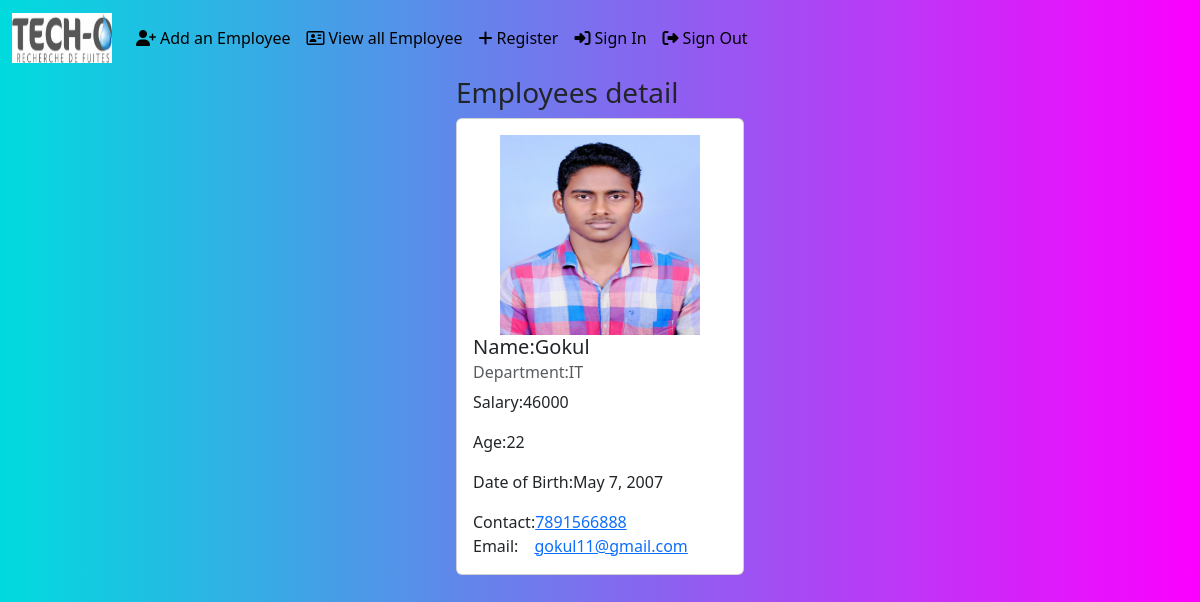
/employees/20/ (signed in), run on the app's committed database.
### crm/models.py (models this page shows, shortened)
class Employees(models.Model):
    name=models.CharField(max_length=100)
    department=models.CharField(max_length=100) #for Charfield, max_length is needed
    salary=models.PositiveIntegerField()
    email=models.EmailField(unique=True)  #unique=True means same email cannot be used for other ids
    age=models.PositiveIntegerField()
    contact=models.CharField(null=True,max_length=10)
    image=models.ImageField(upload_to='images',null=True,blank=True) #null for database,blank=True for form,i.e. form will accept without picture
    date_of_birth=models.DateField(null=True,blank=True)

### crm/views.py (the view)
# urls.py: path('employees/<int:pk>/',EmployeeDetailView.as_view(),name='emp_details'),
@method_decorator(signin_required,name='dispatch')
class EmployeeDetailView(View):
    def get(self,request,*args,**kwargs):
        print(kwargs)
        id=kwargs.get('pk') #kwargs={'pk':1} pk meaning primary key
        qs=Employees.objects.get(id=id)
        return render(request,'emp_details.html',{'data':qs})

### crm/views.py (called while the page is built)
def signin_required(fn): #fn=get or post
    def wrapper(request,*args,**kwargs):
        if not request.user.is_authenticated:  #not works opposite, true become false, false become true
            messages.error(request,'Invalid session,please sign in')
            return redirect('signin')
        else:
            return fn(request,*args,**kwargs)  #fn=get/post
    return wrapper

### crm/templates/emp_details.html
{%extends 'base.html'%}
{%block body_block%}
<div class="container d-flex justify-content-center">
    <div>
        <h3>Employees detail</h3>
        <div class="card" style="width: 18rem;">
            <div class="card-body">
              <div class="d-flex justify-content-center">
                {%if data.image%}
                    <img src="{{data.image.url}}" alt="" style="width: 200px; height: 200px;">
                {%endif%}
              </div>
              <h5 class="card-title">Name:{{data.name}}</h5>
              <h6 class="card-subtitle mb-2 text-body-secondary">Department:{{data.department}}</h6>
              <p class="card-text">Salary:{{data.salary}}</p>
              <p class="card-text">Age:{{data.age}}</p>
              <p class='card-text'>Date of Birth:{{data.date_of_birth}}</p>
              Contact:<a href="#" class="card-link">{{data.contact}}</a>
              Email:<a href="#" class="card-link">{{data.email}}</a>
            </div>
          </div>
    </div>
</div>
{%endblock%}

### crm/templates/base.html (style rules this page uses)
body { background-color: #00DBDE; background-image: linear-gradient(90deg, #00DBDE 0%, #FC00FF 100%); }

### data on the page
Employees: image (picture), name "Gokul", department "IT", salary "46000", age "22", date_of_birth "May 7, 2007", contact "7891566888", email "gokul11@gmail.com"
